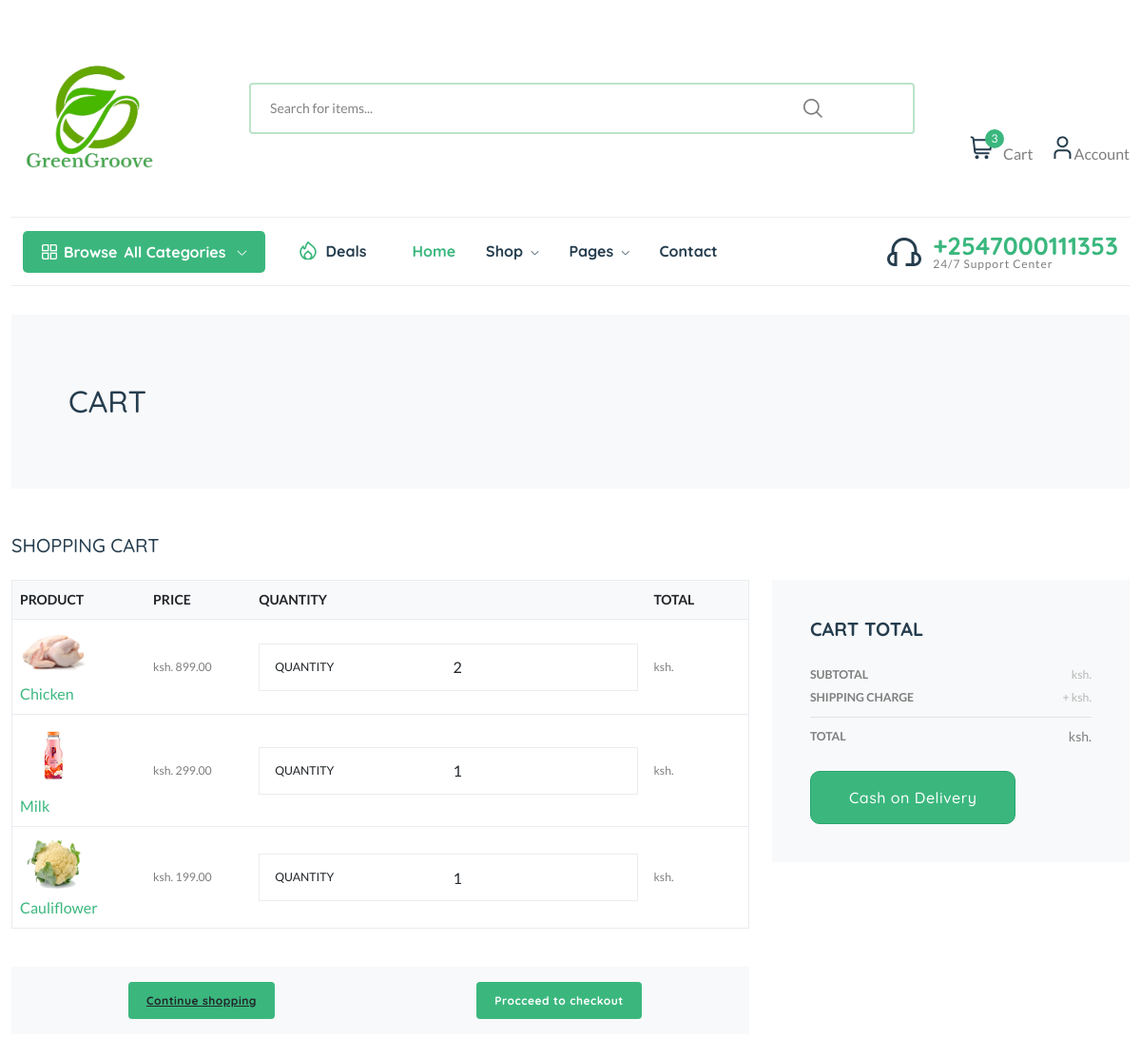
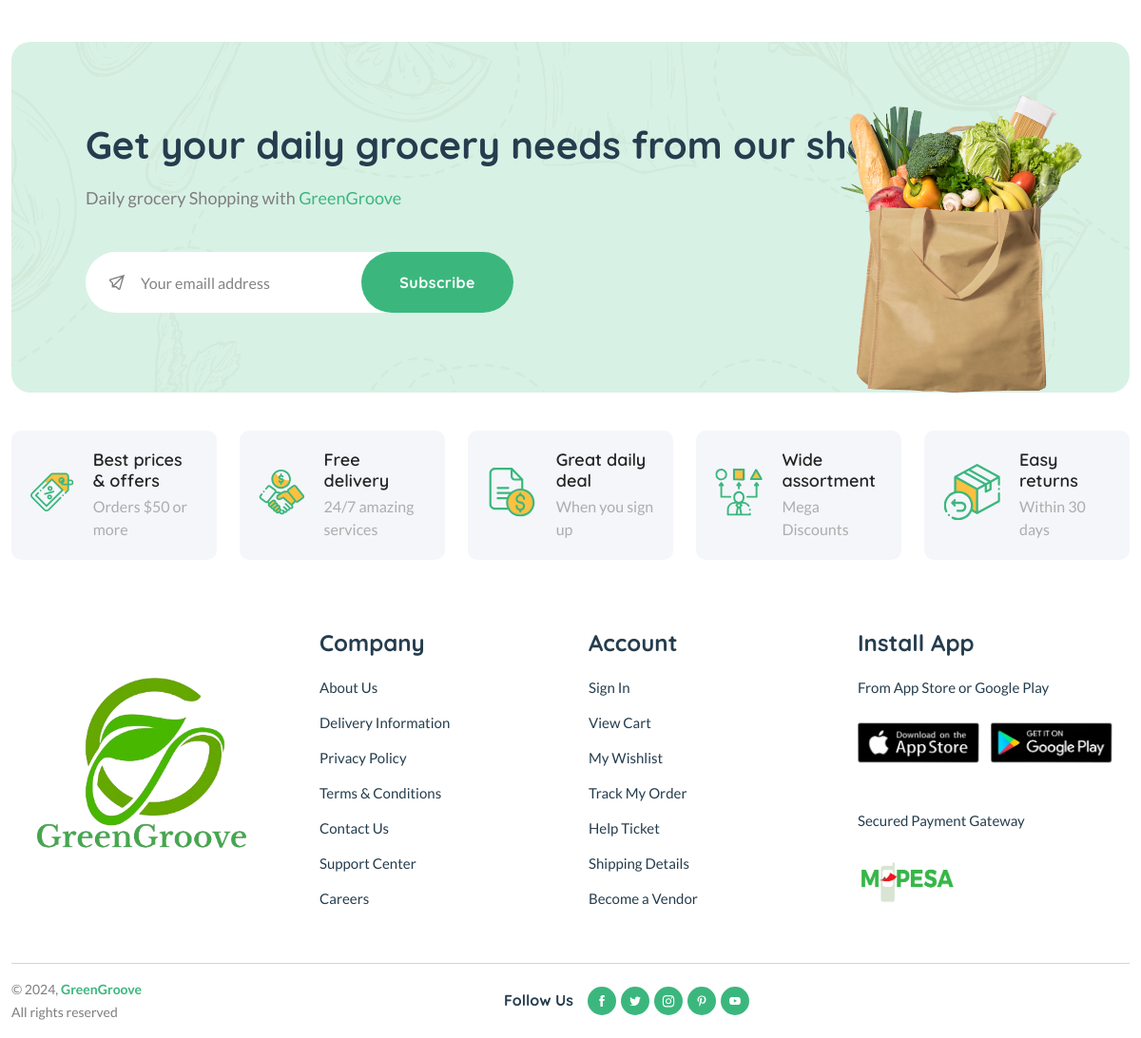
The page /cart/ (signed in) on the database its author committed (2 pictures, top to bottom).
### store/models.py (models this page shows, shortened)
class Cart(models.Model):
    user = models.OneToOneField(User, on_delete=models.CASCADE)

class CartItem(models.Model):
    cart = models.ForeignKey(Cart, on_delete=models.CASCADE)
    product = models.ForeignKey(Product, on_delete=models.CASCADE)
    quantity = models.PositiveIntegerField(default=1)

class Product(models.Model):
    title = models.CharField(max_length=150, verbose_name="Product Title")
    slug = models.SlugField(max_length=160, verbose_name="Product Slug")
    sku = models.CharField(max_length=255, unique=True, verbose_name="Unique Product ID (SKU)")
    short_description = models.TextField(verbose_name="Short Description")
    detail_description = models.TextField(blank=True, null=True, verbose_name="Detail Description")
    product_image = models.ImageField(upload_to='product', blank=True, null=True, verbose_name="Product Image")
    price = models.DecimalField(max_digits=8, decimal_places=2)
    category = models.ForeignKey(Category, verbose_name="Product Categoy", on_delete=models.CASCADE)
    is_active = models.BooleanField(verbose_name="Is Active?")
    is_featured = models.BooleanField(verbose_name="Is Featured?")
    created_at = models.DateTimeField(auto_now_add=True, verbose_name="Created Date")
    updated_at = models.DateTimeField(auto_now=True, verbose_name="Updated Date")
    class Meta:
        verbose_name_plural = 'Products'
        ordering = ('-created_at', )

### store/views.py (the view)
# urls.py: path('cart/', views.view_cart, name="view-cart"),
@login_required
def view_cart(request):
    cart, created = Cart.objects.get_or_create(user=request.user)
    cart_items = cart.cartitem_set.all()
    return render(request, 'store/cart.html', {'cart_items': cart_items})

### store/context_preprocessors.py (called while the page is built)
def store_menu(request):
    categories = Category.objects.filter(is_active=True)
    context = {
        'categories_menu': categories,
    }
    return context

def cart_menu(request):
    if request.user.is_authenticated:
        cart_items= Cart.objects.filter(user=request.user)
        context = {
            'cart_items': cart_items,
        }
    else:
        context = {}
    return context

### templates/store/cart.html (shortened to what this page needs)
{% extends 'base.html' %}
{% load static %}
{% load humanize %}
{% block content %}
<div class="container">
    <section class="py-5 bg-light">
        <div class="container">
            <div class="row px-4 px-lg-5 py-lg-4 align-items-center">
                <div class="col-lg-6">
                    <h1 class="h2 text-uppercase mb-0">Cart</h1>
                </div>
            </div>
        </div>
    </section>
    {% if cart_items %}
    <section class="py-5">
        <h2 class="h5 text-uppercase mb-4">Shopping cart</h2>
        <div class="row">
            <div class="col-lg-8 mb-4 mb-lg-0">
                <div class="table-responsive mb-4">
                    <table class="table">
                        <thead class="bg-light">
                            <tr>
                                <th class="border-0" scope="col"> <strong class="text-small text-uppercase">Product</strong></th>
                                <th class="border-0" scope="col"> <strong class="text-small text-uppercase">Price</strong></th>
                                <th class="border-0" scope="col"> <strong class="text-small text-uppercase">Quantity</strong></th>
                                <th class="border-0" scope="col"> <strong class="text-small text-uppercase">Total</strong></th>
                                <th class="border-0" scope="col"> </th>
                            </tr>
                        </thead>
                        <tbody>
                            {% for cart_item in cart_items %}
                            <tr>
                                <th class="pl-0 border-0" scope="row">
                                    <div class="media align-items-center">
                                        {% if cart_item.product.product_image %}
                                        <a class="reset-anchor d-block animsition-link"
                                            href="{% url 'store:product-detail' cart_item.product.slug %}"><img
                                                src="{{cart_item.product.product_image.url}}"
                                                alt="{{cart_item.product.title}}" width="70" /></a>
                                        {% else %}
                                        <a class="reset-anchor d-block animsition-link"
                                            href="{% url 'store:product-detail' cart_item.product.slug %}"><img
                                                src="{% static 'img/product-detail-3.jpg' %}"
                                                alt="{{cart_item.product.title}}" width="70" /></a>
                                        {% endif %}
                                        <div class="media-body ml-3"><strong class="h6"><a
                                                    class="reset-anchor animsition-link"
                                                    href="{% url 'store:product-detail' cart_item.product.slug %}">{{cart_item.product.title}}</a></strong>
                                        </div>
                                    </div>
                                </th>
                                <td class="align-middle border-0">
                                    <p class="mb-0 small">ksh. {{cart_item.product.price}}</p>
                                </td>
                                <td class="align-middle border-0">
                                    <div class="border d-flex align-items-center justify-content-between px-3"><span
                                            class="small text-uppercase text-gray headings-font-family">Quantity</span>
                                        <div class="quantity">
                                            <input class="form-control form-control-sm border-0 shadow-0 p-0"
                                                type="text" value="{{cart_item.quantity}}" />
                                        </div>
                                    </div>
                                </td>
                                <td class="align-middle border-0">
                                    <p class="mb-0 small">ksh. {{cart_item.total.price|intcomma}}</p>
                                </td>
                                <td class="align-middle border-0"></td>
                            </tr>
                            {% endfor %}
                        </tbody>
                    </table>
                </div>
                <div class="bg-light px-4 py-3">
                    <div class="row align-items-center text-center">
                        <div class="col-md-6 mb-3 mb-md-0 text-md-left"><a class="btn btn-link p-0 text-dark btn-sm"
                                href="{% url 'store:home' %}">Continue
                                shopping</a></div>
                        <div class="col-md-6 text-md-right"><a class="btn btn-outline-dark btn-sm"
                                href="{% url 'store:checkout' %}">Procceed to checkout</a></div>
                    </div>
                </div>
            </div>
            <div class="col-lg-4">
                <div class="card border-0 rounded-0 p-lg-4 bg-light">
                    <div class="card-body">
                        <h5 class="text-uppercase mb-4">Cart total</h5>
                        <ul class="list-unstyled mb-0">
                            <li class="d-flex align-items-center justify-content-between"><strong
                                    class="text-uppercase small font-weight-bold">Subtotal</strong><span
                                    class="text-muted small">ksh. {{amount|intcomma}}</span></li>
                            <li class="d-flex align-items-center justify-content-between"><strong
                                    class="text-uppercase small font-weight-bold">Shipping Charge</strong><span
                                    class="text-muted small">+ ksh. {{shipping_amount}}</span></li>
                            <li class="border-bottom my-2"></li>
                            <li class="d-flex align-items-center justify-content-between mb-4"><strong
                                    class="text-uppercase small font-weight-bold">Total</strong><span>ksh.{{total_amount|intcomma}}</span>
                            </li>
                        </ul>
                        <form action="#" id="myform">
                    <a href="{% url 'store:home' %}">
                    <button type="submit" class="btn btn-dark btn-lg btn-outline-dark"> Cash on Delivery</button></a>
                  </form>
                </div>
              </div>
            </div>
          </div>
        </section>
        {% else %}
          <div class="text-center py-5">
            <h3 class="mb-3">Your cart is empty.</h3>
            <a href="{% url 'store:home' %}"><i class="fas fa-long-arrow-alt-left mr-2"> </i>Continue shopping</a>
          </div>
        {% endif %}
      </div>
      {% endblock content %}

### templates/navbar.html (shortened to what this page needs)
{% load static %}
      <header class="header-area header-style-1 header-height-2">
        <div class="header-middle header-middle-ptb-1 d-none d-lg-block">
            <div class="container">
                <div class="header-wrap">
                    <div class="logo logo-width-1">
                        <a href="{% url 'store:home' %}"><img src="{% static 'assets/imgs/logo.png' %}" alt="logo" /></a>
                    </div>
                    <div class="header-right">
                        <div class="search-style-2">
                            <div class="search-style-2">
                                <form action="{% url 'store:search' %}" method="GET">
                                <input type="text" name="q" placeholder="Search for items..."/>
                                <button type="submit" class="fas fa-search"></button>
                                </form>
                        <div class="header-action-right">
                            <div class="header-action-2">
                                <div class="header-action-icon-2">
                                    <a class="mini-cart-icon" href="{% url 'store:view-cart' %}">
                                        <img alt="GreenGroove" src="{% static 'assets/imgs/theme/icons/icon-cart.svg' %}" />
                                        <span class="pro-count blue">{{cart_items.count}}</span>
                                    </a>
                                    <a href="{% url 'store:view-cart' %}"><span class="lable">Cart</span></a>
                                </div>
                                <div class="header-action-icon-2">
                                    <a href="{% url 'store:profile' %}">
                                        <img class="svgInject" alt="GreenGroove" src="{% static 'assets/imgs/theme/icons/icon-user.svg' %}" />
                                    </a>
                                    <a href="{% url 'store:profile' %}"><span class="lable ml-0">Account</span></a>
                                </div>
                            </div>
                        </div>
                    </div>
                </div>
            </div>
        </div>
        <div class="header-bottom header-bottom-bg-color sticky-bar">
            <div class="container">
                <div class="header-wrap header-space-between position-relative">
                    <div class="header-nav d-none d-lg-flex">
                        <div class="main-categori-wrap d-none d-lg-block">
                            <a class="categories-button-active" href="#">
                                <span class="fi-rs-apps"></span> <span class="et">Browse</span> All Categories
                                <i class="fi-rs-angle-down"></i>
                            </a>
                        </div>
                        <div class="main-menu main-menu-padding-1 main-menu-lh-2 d-none d-lg-block font-heading">
                            <nav>
                                <ul>
                                    <li class="hot-deals"><img src="{% static 'assets/imgs/theme/icons/icon-hot.svg' %}" alt="hot deals" /><a href="shop-grid-right.html">Deals</a></li>
                                    <li>
                                        <a class="active" href="{% url 'store:home' %}">Home</a>
                                    </li>
                                    <li>
                                        <a href="shop-grid-right.html">Shop <i class="fi-rs-angle-down"></i></a>
                                    </li>
                                    <li>
                                        <a href="#">Pages <i class="fi-rs-angle-down"></i></a>
                                    </li>
                                    <li>
                                        <a href="page-contact.html">Contact</a>
                                    </li>
                                </ul>
                            </nav>
                        </div>
                    </div>
                    <div class="hotline d-none d-lg-flex">
                        <img src="{% static 'assets/imgs/theme/icons/icon-headphone.svg' %}" alt="hotline" />
                        <p>+2547000111353<span>24/7 Support Center</span></p>
                    </div>
                </div>
            </div>
        </div>
    </header>

### rows shown on the page
Cart: count "3"
CartItem: product.product_image (picture), product "Chicken", product.price "899.00", quantity "2"
CartItem: product.product_image (picture), product "Milk", product.price "299.00", quantity "1"
CartItem: product.product_image (picture), product "Cauliflower", product.price "199.00", quantity "1"
